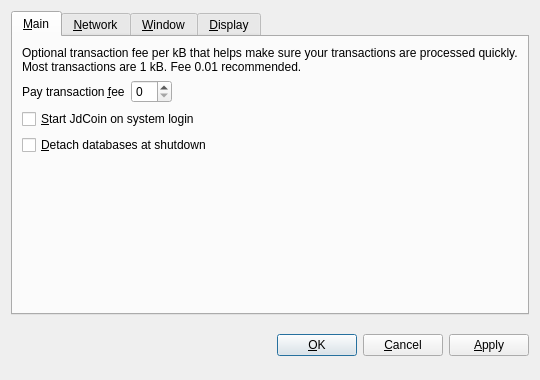
<?xml version="1.0" encoding="UTF-8"?>
<ui version="4.0">
 <class>OptionsDialog</class>
 <widget class="QDialog" name="OptionsDialog">
  <property name="geometry">
   <rect>
    <x>0</x>
    <y>0</y>
    <width>540</width>
    <height>380</height>
   </rect>
  </property>
  <property name="windowTitle">
   <string>Options</string>
  </property>
  <property name="modal">
   <bool>true</bool>
  </property>
  <layout class="QVBoxLayout" name="verticalLayout">
   <item>
    <widget class="QTabWidget" name="tabWidget">
     <property name="tabPosition">
      <enum>QTabWidget::North</enum>
     </property>
     <property name="currentIndex">
      <number>0</number>
     </property>
     <widget class="QWidget" name="tabMain">
      <attribute name="title">
       <string>&amp;Main</string>
      </attribute>
      <layout class="QVBoxLayout" name="verticalLayout_Main">
       <item>
        <widget class="QLabel" name="transactionFeeInfoLabel">
         <property name="text">
          <string>Optional transaction fee per kB that helps make sure your transactions are processed quickly. Most transactions are 1 kB. Fee 0.01 recommended.</string>
         </property>
         <property name="textFormat">
          <enum>Qt::PlainText</enum>
         </property>
         <property name="wordWrap">
          <bool>true</bool>
         </property>
        </widget>
       </item>
       <item>
        <layout class="QHBoxLayout" name="horizontalLayout_Main">
         <item>
          <widget class="QLabel" name="transactionFeeLabel">
           <property name="text">
            <string>Pay transaction &amp;fee</string>
           </property>
           <property name="textFormat">
            <enum>Qt::PlainText</enum>
           </property>
           <property name="buddy">
            <cstring>transactionFee</cstring>
           </property>
          </widget>
         </item>
         <item>
          <widget class="BitcoinAmountField" name="transactionFee"/>
         </item>
         <item>
          <spacer name="horizontalSpacer_Main">
           <property name="orientation">
            <enum>Qt::Horizontal</enum>
           </property>
           <property name="sizeHint" stdset="0">
            <size>
             <width>40</width>
             <height>20</height>
            </size>
           </property>
          </spacer>
         </item>
        </layout>
       </item>
       <item>
        <widget class="QCheckBox" name="bitcoinAtStartup">
         <property name="toolTip">
          <string>Automatically start JdCoin after logging in to the system.</string>
         </property>
         <property name="text">
          <string>&amp;Start JdCoin on system login</string>
         </property>
        </widget>
       </item>
       <item>
        <widget class="QCheckBox" name="detachDatabases">
         <property name="toolTip">
          <string>Detach block and address databases at shutdown. This means they can be moved to another data directory, but it slows down shutdown. The wallet is always detached.</string>
         </property>
         <property name="text">
          <string>&amp;Detach databases at shutdown</string>
         </property>
        </widget>
       </item>
       <item>
        <spacer name="verticalSpacer_Main">
         <property name="orientation">
          <enum>Qt::Vertical</enum>
         </property>
         <property name="sizeHint" stdset="0">
          <size>
           <width>20</width>
           <height>40</height>
          </size>
         </property>
        </spacer>
       </item>
      </layout>
     </widget>
     <widget class="QWidget" name="tabNetwork">
      <attribute name="title">
       <string>&amp;Network</string>
      </attribute>
      <layout class="QVBoxLayout" name="verticalLayout_Network">
       <item>
        <widget class="QCheckBox" name="mapPortUpnp">
         <property name="toolTip">
          <string>Automatically open the JdCoin client port on the router. This only works when your router supports UPnP and it is enabled.</string>
         </property>
         <property name="text">
          <string>Map port using &amp;UPnP</string>
         </property>
        </widget>
       </item>
       <item>
        <widget class="QCheckBox" name="connectSocks">
         <property name="toolTip">
          <string>Connect to the JdCoin network through a SOCKS proxy (e.g. when connecting through Tor).</string>
         </property>
         <property name="text">
          <string>&amp;Connect through SOCKS proxy:</string>
         </property>
        </widget>
       </item>
       <item>
        <layout class="QHBoxLayout" name="horizontalLayout_Network">
         <item>
          <widget class="QLabel" name="proxyIpLabel">
           <property name="text">
            <string>Proxy &amp;IP:</string>
           </property>
           <property name="textFormat">
            <enum>Qt::PlainText</enum>
           </property>
           <property name="buddy">
            <cstring>proxyIp</cstring>
           </property>
          </widget>
         </item>
         <item>
          <widget class="QValidatedLineEdit" name="proxyIp">
           <property name="maximumSize">
            <size>
             <width>140</width>
             <height>16777215</height>
            </size>
           </property>
           <property name="toolTip">
            <string>IP address of the proxy (e.g. 127.0.0.1)</string>
           </property>
          </widget>
         </item>
         <item>
          <widget class="QLabel" name="proxyPortLabel">
           <property name="text">
            <string>&amp;Port:</string>
           </property>
           <property name="textFormat">
            <enum>Qt::PlainText</enum>
           </property>
           <property name="buddy">
            <cstring>proxyPort</cstring>
           </property>
          </widget>
         </item>
         <item>
          <widget class="QLineEdit" name="proxyPort">
           <property name="maximumSize">
            <size>
             <width>55</width>
             <height>16777215</height>
            </size>
           </property>
           <property name="toolTip">
            <string>Port of the proxy (e.g. 9050)</string>
           </property>
          </widget>
         </item>
         <item>
          <widget class="QLabel" name="socksVersionLabel">
           <property name="text">
            <string>SOCKS &amp;Version:</string>
           </property>
           <property name="textFormat">
            <enum>Qt::PlainText</enum>
           </property>
           <property name="buddy">
            <cstring>socksVersion</cstring>
           </property>
          </widget>
         </item>
         <item>
          <widget class="QValueComboBox" name="socksVersion">
           <property name="toolTip">
            <string>SOCKS version of the proxy (e.g. 5)</string>
           </property>
          </widget>
         </item>
         <item>
          <spacer name="horizontalSpacer_Network">
           <property name="orientation">
            <enum>Qt::Horizontal</enum>
           </property>
           <property name="sizeHint" stdset="0">
            <size>
             <width>40</width>
             <height>20</height>
            </size>
           </property>
          </spacer>
         </item>
        </layout>
       </item>
       <item>
        <spacer name="verticalSpacer_Network">
         <property name="orientation">
          <enum>Qt::Vertical</enum>
         </property>
         <property name="sizeHint" stdset="0">
          <size>
           <width>20</width>
           <height>40</height>
          </size>
         </property>
        </spacer>
       </item>
      </layout>
     </widget>
     <widget class="QWidget" name="tabWindow">
      <attribute name="title">
       <string>&amp;Window</string>
      </attribute>
      <layout class="QVBoxLayout" name="verticalLayout_Window">
       <item>
        <widget class="QCheckBox" name="minimizeToTray">
         <property name="toolTip">
          <string>Show only a tray icon after minimizing the window.</string>
         </property>
         <property name="text">
          <string>&amp;Minimize to the tray instead of the taskbar</string>
         </property>
        </widget>
       </item>
       <item>
        <widget class="QCheckBox" name="minimizeOnClose">
         <property name="toolTip">
          <string>Minimize instead of exit the application when the window is closed. When this option is enabled, the application will be closed only after selecting Quit in the menu.</string>
         </property>
         <property name="text">
          <string>M&amp;inimize on close</string>
         </property>
        </widget>
       </item>
       <item>
        <spacer name="verticalSpacer_Window">
         <property name="orientation">
          <enum>Qt::Vertical</enum>
         </property>
         <property name="sizeHint" stdset="0">
          <size>
           <width>20</width>
           <height>40</height>
          </size>
         </property>
        </spacer>
       </item>
      </layout>
     </widget>
     <widget class="QWidget" name="tabDisplay">
      <attribute name="title">
       <string>&amp;Display</string>
      </attribute>
      <layout class="QVBoxLayout" name="verticalLayout_Display">
       <item>
        <layout class="QHBoxLayout" name="horizontalLayout_1_Display">
         <item>
          <widget class="QLabel" name="langLabel">
           <property name="text">
            <string>User Interface &amp;language:</string>
           </property>
           <property name="textFormat">
            <enum>Qt::PlainText</enum>
           </property>
           <property name="buddy">
            <cstring>lang</cstring>
           </property>
          </widget>
         </item>
         <item>
          <widget class="QValueComboBox" name="lang">
           <property name="toolTip">
            <string>The user interface language can be set here. This setting will take effect after restarting JdCoin.</string>
           </property>
          </widget>
         </item>
        </layout>
       </item>
       <item>
        <layout class="QHBoxLayout" name="horizontalLayout_2_Display">
         <item>
          <widget class="QLabel" name="unitLabel">
           <property name="text">
            <string>&amp;Unit to show amounts in:</string>
           </property>
           <property name="textFormat">
            <enum>Qt::PlainText</enum>
           </property>
           <property name="buddy">
            <cstring>unit</cstring>
           </property>
          </widget>
         </item>
         <item>
          <widget class="QValueComboBox" name="unit">
           <property name="toolTip">
            <string>Choose the default subdivision unit to show in the interface and when sending coins.</string>
           </property>
          </widget>
         </item>
        </layout>
       </item>
       <item>
        <widget class="QCheckBox" name="displayAddresses">
         <property name="toolTip">
          <string>Whether to show JdCoin addresses in the transaction list or not.</string>
         </property>
         <property name="text">
          <string>&amp;Display addresses in transaction list</string>
         </property>
        </widget>
       </item>
       <item>
        <widget class="QCheckBox" name="coinControlFeatures">
         <property name="toolTip">
          <string>Whether to show coin control features or not.</string>
         </property>
         <property name="text">
          <string>Display coin &amp;control features (experts only!)</string>
         </property>
        </widget>
       </item>
       <item>
        <spacer name="verticalSpacer_Display">
         <property name="orientation">
          <enum>Qt::Vertical</enum>
         </property>
         <property name="sizeHint" stdset="0">
          <size>
           <width>20</width>
           <height>40</height>
          </size>
         </property>
        </spacer>
       </item>
      </layout>
     </widget>
    </widget>
   </item>
   <item>
    <layout class="QHBoxLayout" name="horizontalLayout_Buttons">
     <item>
      <spacer name="horizontalSpacer_1">
       <property name="orientation">
        <enum>Qt::Horizontal</enum>
       </property>
       <property name="sizeHint" stdset="0">
        <size>
         <width>40</width>
         <height>48</height>
        </size>
       </property>
      </spacer>
     </item>
     <item>
      <widget class="QLabel" name="statusLabel">
       <property name="font">
        <font>
         <weight>75</weight>
         <bold>true</bold>
        </font>
       </property>
       <property name="text">
        <string/>
       </property>
       <property name="textFormat">
        <enum>Qt::PlainText</enum>
       </property>
       <property name="wordWrap">
        <bool>true</bool>
       </property>
      </widget>
     </item>
     <item>
      <spacer name="horizontalSpacer_2">
       <property name="orientation">
        <enum>Qt::Horizontal</enum>
       </property>
       <property name="sizeHint" stdset="0">
        <size>
         <width>40</width>
         <height>48</height>
        </size>
       </property>
      </spacer>
     </item>
     <item>
      <widget class="QPushButton" name="okButton">
       <property name="text">
        <string>&amp;OK</string>
       </property>
      </widget>
     </item>
     <item>
      <widget class="QPushButton" name="cancelButton">
       <property name="text">
        <string>&amp;Cancel</string>
       </property>
       <property name="autoDefault">
        <bool>false</bool>
       </property>
      </widget>
     </item>
     <item>
      <widget class="QPushButton" name="applyButton">
       <property name="text">
        <string>&amp;Apply</string>
       </property>
       <property name="autoDefault">
        <bool>false</bool>
       </property>
      </widget>
     </item>
    </layout>
   </item>
  </layout>
 </widget>
 <customwidgets>
  <customwidget>
   <class>BitcoinAmountField</class>
   <extends>QSpinBox</extends>
   <header>bitcoinamountfield.h</header>
  </customwidget>
  <customwidget>
   <class>QValueComboBox</class>
   <extends>QComboBox</extends>
   <header>qvaluecombobox.h</header>
  </customwidget>
  <customwidget>
   <class>QValidatedLineEdit</class>
   <extends>QLineEdit</extends>
   <header>qvalidatedlineedit.h</header>
  </customwidget>
 </customwidgets>
 <resources/>
 <connections/>
</ui>
